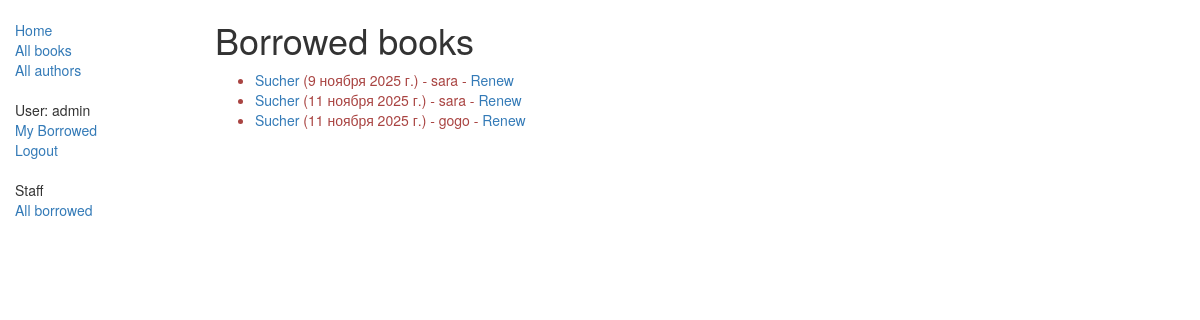
/catalog/borrowed/ (signed in), run on an earlier commit of the app's database.
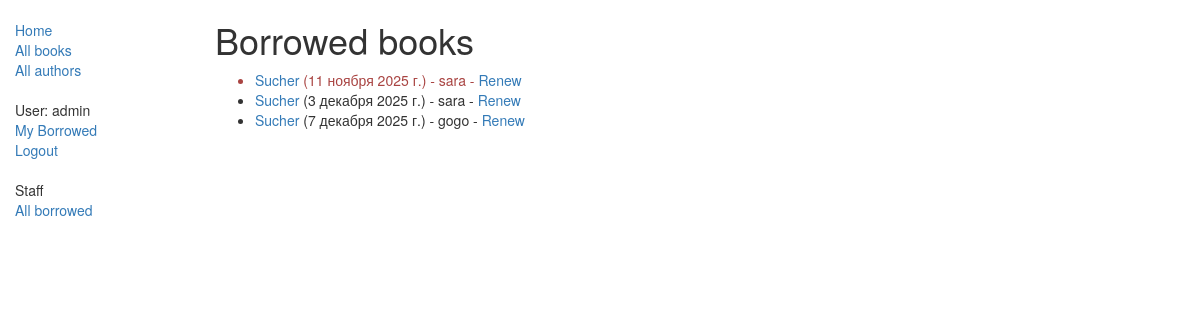
And on a later commit of the database.
### catalog/models.py (models this page shows, shortened)
class BookInstance(models.Model):
    id = models.UUIDField(primary_key=True, default=uuid.uuid4, help_text="ID отдельной книги уникален для всей библиотеки")
    book = models.ForeignKey('Book', on_delete=models.SET_NULL, null=True)
    imprint = models.CharField(max_length=200)
    due_back = models.DateField(null=True, blank=True)
    LOAN_STATUS = (
        ('m', 'Maintenance'),
        ('o', 'On loan'),
        ('a', 'Available'),
        ('r', 'Reserved'),
    )
    status = models.CharField(max_length=1, choices=LOAN_STATUS, blank=True, default='m', help_text='Доступность')
    borrower = models.ForeignKey(User, on_delete=models.SET_NULL, null=True, blank=True)
    class Meta:
        ordering = ["due_back"]
        permissions = (("can_mark_returned", "Set book as returned"),)
    @property
    def is_overdue(self):
        if self.due_back and date.today() > self.due_back:
            return True
        return False

class Book(models.Model):
    title = models.CharField(verbose_name='title', max_length=200)
    author = models.ForeignKey('Author', on_delete=models.SET_NULL, null=True)
    summary = models.TextField(max_length=1000, help_text="Введите краткое описание книги")
    ISBN = models.CharField('ISBN', max_length=13, help_text='13 символьное <a href="https://www.isbn-international.org/content/what-isbn">ISBN число</a>')
    genre = models.ManyToManyField(Genre, help_text="Выберете жанр книги")
    language = models.ForeignKey('Language', on_delete=models.SET_NULL, null=True)
    def display_genre(self):
        return ', '.join([ genre.name for genre in self.genre.all()[:3] ])
    display_genre.short_description = 'Genre'
    class Meta:
        permissions = (("can_add_book", "Can add a book"),("can_delete_book", "Can delete a book"),("can_update_book", "Can change a book"),)

### catalog/views.py (the view)
# urls.py: path('borrowed/', views.LoanedBooksByAllListView.as_view(), name='all-borrowed'),
class LoanedBooksByAllListView(LoginRequiredMixin, PermissionRequiredMixin, generic.ListView):
    model = BookInstance
    template_name ='catalog/bookinstance_list_borrowed_all.html'
    paginate_by = 10
    permission_required = "catalog.can_mark_returned"
    def get_queryset(self):
        return BookInstance.objects.filter(status__exact='o').order_by('due_back')

### catalog/templates/catalog/bookinstance_list_borrowed_all.html
{% extends "layout/base_generic.html" %}
{% block content %}
    <h1>Borrowed books</h1>
    {% if bookinstance_list %}
    <ul>
      {% for bookinst in bookinstance_list %}
      <li class="{% if bookinst.is_overdue %}text-danger{% endif %}">
        <a href="{% url 'book-detail' bookinst.book.pk %}">{{bookinst.book.title}}</a> ({{ bookinst.due_back }}) - {{ bookinst.borrower }} - <a href="{% url 'renew-book-librarian' bookinst.pk %}">Renew</a>
      </li>
      {% endfor %}
    </ul>
    {% else %}
      <p>There are no books borrowed.</p>
    {% endif %}
{% endblock %}

What changed in the data, as far as the page shows it:
shown differently, row unchanged: BookInstance "11 ноября 2025 г.": moves up the list
changed BookInstance: due_back "9 ноября 2025 г." → "3 декабря 2025 г."
changed BookInstance "gogo": due_back "11 ноября 2025 г." → "7 декабря 2025 г."
